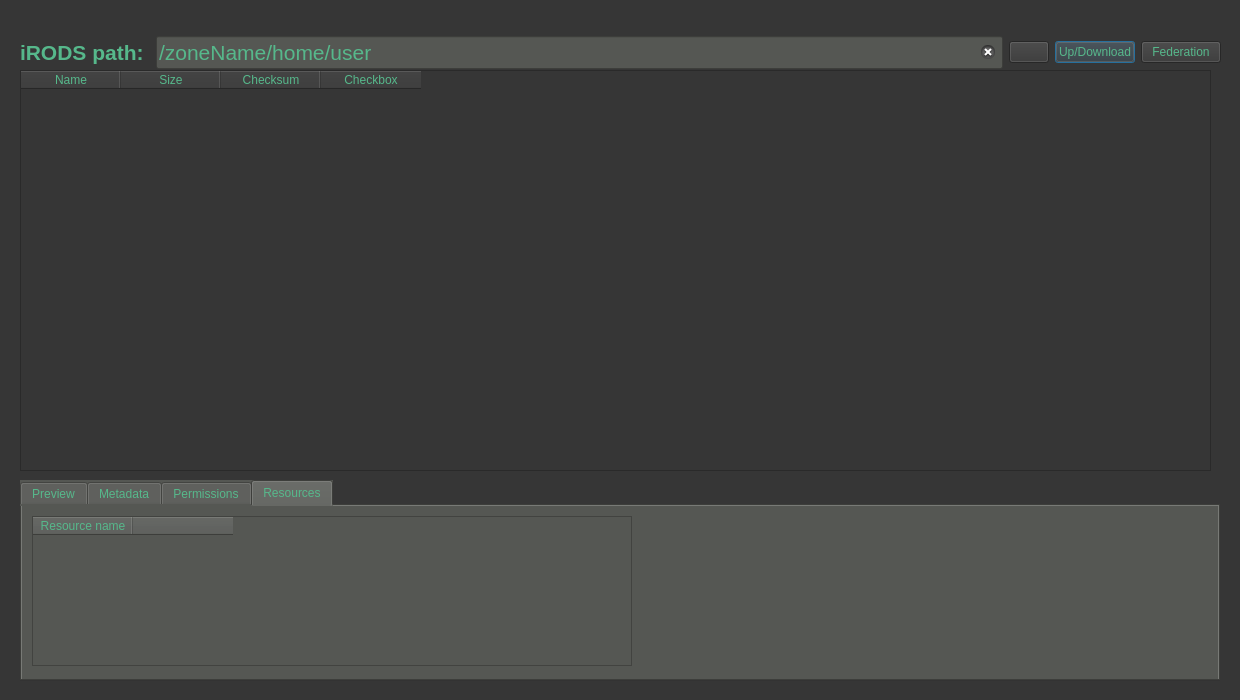
<?xml version="1.0" encoding="UTF-8"?>
<ui version="4.0">
 <class>Dialog</class>
 <widget class="QDialog" name="Dialog">
  <property name="geometry">
   <rect>
    <x>0</x>
    <y>0</y>
    <width>1240</width>
    <height>700</height>
   </rect>
  </property>
  <property name="minimumSize">
   <size>
    <width>1240</width>
    <height>700</height>
   </size>
  </property>
  <property name="windowTitle">
   <string>Dialog</string>
  </property>
  <property name="styleSheet">
   <string notr="true">background-color: rgb(54, 54, 54);
color: rgb(86, 184, 139);</string>
  </property>
  <widget class="QWidget" name="gridLayoutWidget">
   <property name="geometry">
    <rect>
     <x>20</x>
     <y>20</y>
     <width>1201</width>
     <height>65</height>
    </rect>
   </property>
   <layout class="QGridLayout" name="gridLayout">
    <item row="0" column="3">
     <widget class="QPushButton" name="pushButton">
      <property name="text">
       <string>Up/Download</string>
      </property>
     </widget>
    </item>
    <item row="0" column="0">
     <widget class="QLabel" name="label">
      <property name="font">
       <font>
        <pointsize>16</pointsize>
        <weight>75</weight>
        <bold>true</bold>
       </font>
      </property>
      <property name="text">
       <string>iRODS path: </string>
      </property>
     </widget>
    </item>
    <item row="0" column="4">
     <widget class="QPushButton" name="pushButton_2">
      <property name="text">
       <string>Federation</string>
      </property>
     </widget>
    </item>
    <item row="0" column="1">
     <widget class="QLineEdit" name="pathInput">
      <property name="font">
       <font>
        <pointsize>16</pointsize>
       </font>
      </property>
      <property name="styleSheet">
       <string notr="true">background-color: rgb(85, 87, 83);</string>
      </property>
      <property name="text">
       <string>/zoneName/home/user</string>
      </property>
      <property name="echoMode">
       <enum>QLineEdit::Normal</enum>
      </property>
      <property name="placeholderText">
       <string/>
      </property>
      <property name="clearButtonEnabled">
       <bool>true</bool>
      </property>
     </widget>
    </item>
    <item row="0" column="2">
     <widget class="QPushButton" name="homeButton">
      <property name="text">
       <string/>
      </property>
     </widget>
    </item>
   </layout>
  </widget>
  <widget class="QTabWidget" name="viewTabs">
   <property name="geometry">
    <rect>
     <x>20</x>
     <y>480</y>
     <width>1200</width>
     <height>201</height>
    </rect>
   </property>
   <property name="styleSheet">
    <string notr="true">background-color: rgb(85, 87, 83);</string>
   </property>
   <property name="currentIndex">
    <number>3</number>
   </property>
   <widget class="QWidget" name="preview">
    <property name="font">
     <font>
      <weight>50</weight>
      <bold>false</bold>
     </font>
    </property>
    <property name="autoFillBackground">
     <bool>false</bool>
    </property>
    <attribute name="title">
     <string>Preview</string>
    </attribute>
    <widget class="QTextBrowser" name="previewBrowser">
     <property name="geometry">
      <rect>
       <x>10</x>
       <y>10</y>
       <width>1161</width>
       <height>151</height>
      </rect>
     </property>
    </widget>
   </widget>
   <widget class="QWidget" name="metadata">
    <attribute name="title">
     <string>Metadata</string>
    </attribute>
    <widget class="QTableWidget" name="metadataTable">
     <property name="geometry">
      <rect>
       <x>10</x>
       <y>10</y>
       <width>610</width>
       <height>150</height>
      </rect>
     </property>
     <property name="editTriggers">
      <set>QAbstractItemView::NoEditTriggers</set>
     </property>
     <column>
      <property name="text">
       <string>Key</string>
      </property>
     </column>
     <column>
      <property name="text">
       <string>Value</string>
      </property>
     </column>
     <column>
      <property name="text">
       <string>Units</string>
      </property>
     </column>
    </widget>
    <widget class="QWidget" name="gridLayoutWidget_2">
     <property name="geometry">
      <rect>
       <x>650</x>
       <y>10</y>
       <width>531</width>
       <height>151</height>
      </rect>
     </property>
     <layout class="QGridLayout" name="gridLayout_2">
      <item row="4" column="1">
       <widget class="QLabel" name="label_4">
        <property name="text">
         <string>Value</string>
        </property>
       </widget>
      </item>
      <item row="3" column="0">
       <spacer name="verticalSpacer">
        <property name="orientation">
         <enum>Qt::Vertical</enum>
        </property>
        <property name="sizeHint" stdset="0">
         <size>
          <width>20</width>
          <height>40</height>
         </size>
        </property>
       </spacer>
      </item>
      <item row="0" column="0">
       <widget class="QLabel" name="label_2">
        <property name="font">
         <font>
          <pointsize>20</pointsize>
          <weight>75</weight>
          <bold>true</bold>
         </font>
        </property>
        <property name="text">
         <string>Edit</string>
        </property>
       </widget>
      </item>
      <item row="6" column="0">
       <widget class="QLineEdit" name="metaKeyField"/>
      </item>
      <item row="6" column="1">
       <widget class="QLineEdit" name="metaValueField"/>
      </item>
      <item row="4" column="2">
       <widget class="QLabel" name="label_5">
        <property name="text">
         <string>Units</string>
        </property>
       </widget>
      </item>
      <item row="4" column="0">
       <widget class="QLabel" name="label_3">
        <property name="text">
         <string>Key</string>
        </property>
       </widget>
      </item>
      <item row="6" column="2">
       <widget class="QLineEdit" name="metaUnitsField"/>
      </item>
      <item row="7" column="1">
       <widget class="QPushButton" name="metaAddButton">
        <property name="font">
         <font>
          <weight>75</weight>
          <bold>true</bold>
         </font>
        </property>
        <property name="text">
         <string>Add</string>
        </property>
       </widget>
      </item>
      <item row="7" column="2">
       <widget class="QPushButton" name="pushButton_3">
        <property name="font">
         <font>
          <weight>75</weight>
          <bold>true</bold>
         </font>
        </property>
        <property name="text">
         <string>Update</string>
        </property>
       </widget>
      </item>
     </layout>
    </widget>
   </widget>
   <widget class="QWidget" name="accession">
    <attribute name="title">
     <string>Permissions</string>
    </attribute>
    <widget class="QTableWidget" name="aclTable">
     <property name="geometry">
      <rect>
       <x>10</x>
       <y>10</y>
       <width>610</width>
       <height>150</height>
      </rect>
     </property>
     <property name="editTriggers">
      <set>QAbstractItemView::NoEditTriggers</set>
     </property>
     <column>
      <property name="text">
       <string>User name</string>
      </property>
     </column>
     <column>
      <property name="text">
       <string>Permission type</string>
      </property>
     </column>
    </widget>
    <widget class="QWidget" name="gridLayoutWidget_3">
     <property name="geometry">
      <rect>
       <x>650</x>
       <y>10</y>
       <width>531</width>
       <height>151</height>
      </rect>
     </property>
     <layout class="QGridLayout" name="gridLayout_4">
      <item row="5" column="1">
       <widget class="QLabel" name="label_13">
        <property name="text">
         <string>User name</string>
        </property>
       </widget>
      </item>
      <item row="8" column="1">
       <widget class="QPushButton" name="aclUpdatButton">
        <property name="font">
         <font>
          <weight>75</weight>
          <bold>true</bold>
         </font>
        </property>
        <property name="text">
         <string>Update</string>
        </property>
       </widget>
      </item>
      <item row="5" column="2">
       <widget class="QLabel" name="label_10">
        <property name="text">
         <string>Permission type</string>
        </property>
       </widget>
      </item>
      <item row="7" column="2">
       <widget class="QComboBox" name="aclBox">
        <item>
         <property name="text">
          <string>null</string>
         </property>
        </item>
        <item>
         <property name="text">
          <string>read</string>
         </property>
        </item>
        <item>
         <property name="text">
          <string>write</string>
         </property>
        </item>
        <item>
         <property name="text">
          <string>own</string>
         </property>
        </item>
       </widget>
      </item>
      <item row="7" column="1">
       <widget class="QLineEdit" name="aclUserField"/>
      </item>
      <item row="8" column="2">
       <widget class="QPushButton" name="aclAddButton">
        <property name="font">
         <font>
          <weight>75</weight>
          <bold>true</bold>
         </font>
        </property>
        <property name="text">
         <string>Add</string>
        </property>
       </widget>
      </item>
      <item row="5" column="0">
       <spacer name="horizontalSpacer">
        <property name="orientation">
         <enum>Qt::Horizontal</enum>
        </property>
        <property name="sizeHint" stdset="0">
         <size>
          <width>40</width>
          <height>20</height>
         </size>
        </property>
       </spacer>
      </item>
      <item row="3" column="0">
       <widget class="QLabel" name="label_11">
        <property name="font">
         <font>
          <pointsize>20</pointsize>
          <weight>75</weight>
          <bold>true</bold>
         </font>
        </property>
        <property name="text">
         <string>Edit</string>
        </property>
       </widget>
      </item>
      <item row="4" column="0">
       <spacer name="verticalSpacer_3">
        <property name="orientation">
         <enum>Qt::Vertical</enum>
        </property>
        <property name="sizeHint" stdset="0">
         <size>
          <width>20</width>
          <height>40</height>
         </size>
        </property>
       </spacer>
      </item>
     </layout>
    </widget>
   </widget>
   <widget class="QWidget" name="resources">
    <attribute name="title">
     <string>Resources</string>
    </attribute>
    <widget class="QTableWidget" name="resourceTable">
     <property name="geometry">
      <rect>
       <x>10</x>
       <y>10</y>
       <width>600</width>
       <height>150</height>
      </rect>
     </property>
     <property name="editTriggers">
      <set>QAbstractItemView::NoEditTriggers</set>
     </property>
     <column>
      <property name="text">
       <string>Resource name</string>
      </property>
     </column>
     <column>
      <property name="text">
       <string> </string>
      </property>
     </column>
    </widget>
   </widget>
  </widget>
  <widget class="QTableWidget" name="collTable">
   <property name="geometry">
    <rect>
     <x>20</x>
     <y>70</y>
     <width>1191</width>
     <height>401</height>
    </rect>
   </property>
   <property name="styleSheet">
    <string notr="true">border-color: rgb(58, 152, 112);</string>
   </property>
   <property name="editTriggers">
    <set>QAbstractItemView::NoEditTriggers</set>
   </property>
   <column>
    <property name="text">
     <string>Name</string>
    </property>
   </column>
   <column>
    <property name="text">
     <string>Size</string>
    </property>
   </column>
   <column>
    <property name="text">
     <string>Checksum</string>
    </property>
   </column>
   <column>
    <property name="text">
     <string>Checkbox</string>
    </property>
   </column>
  </widget>
 </widget>
 <resources/>
 <connections/>
</ui>
